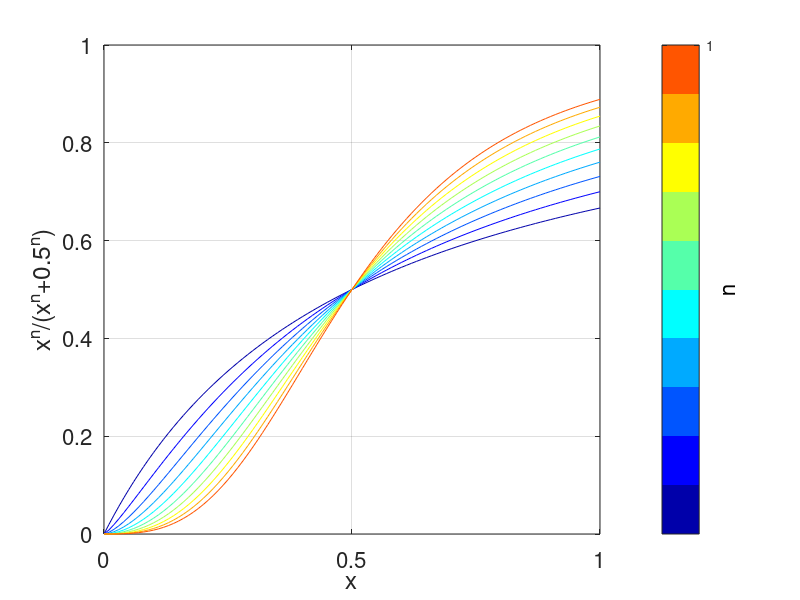
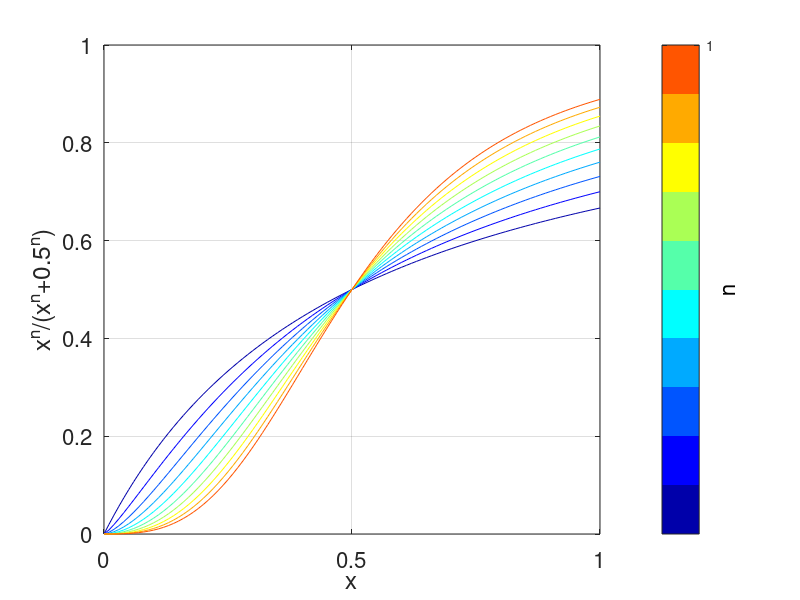

MATLAB code for these plots, in order:
x = 0:0.01:1; 

hill = @(x,n) x.^n./(x.^n + 0.5^n);

figure
N = 10;
colors = jet(N); 
n_all = linspace(1,3,N); 
for i=1:N
    plot(x,hill(x,n_all(i)),'color',colors(i,:))
    hold on;
end 
set(gca,'fontsize',16)
grid on ;
set(gca,'xtick',0:.5:1)
xlabel('x')
ylabel('x^n/(x^n+0.5^n)')

h = colorbar('peer',gca)
colormap(jet(N))
set(get(h,'ylabel'),'string','n','fontsize',16)
set(h,'ytick',1:10,'yticklabel',n_all)

saveas(gca,'check_hill.fig') 
saveas(gca,'check_hill.pdf') 
